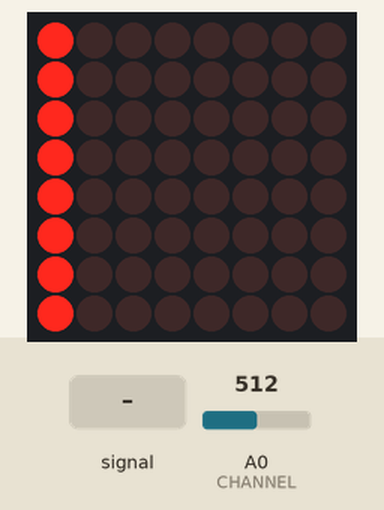
A sketch run on a simulated ESP8266 (Wemos D1 mini). Parts: 8×8 LED matrix. Inputs (shaded band) come from the test bench; at power-on: A0 (CHANNEL) = 512. WiFi joins after 1.5 s; servers stay silent unless stated; no MQTT or app messages arrive unless stated.

Above: at 1.2 s.
1.3 s: A0 (CHANNEL) fed a 50 Hz sine of ±306 counts around its level
At 2.83 s:
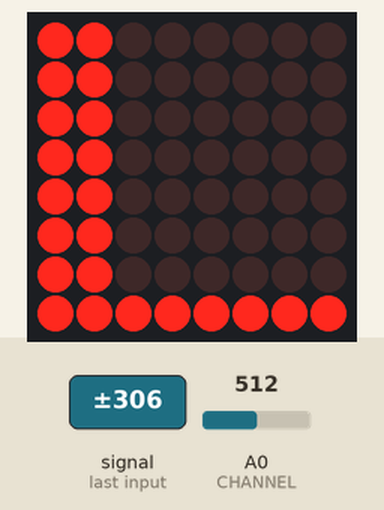
3.4 s: A0 (CHANNEL) set to 716
At 4.3 s:
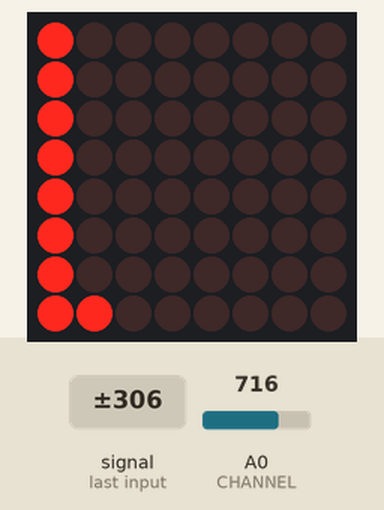
4.9 s: A0 (CHANNEL) set to 926
6.4 s: A0 (CHANNEL) set to 950
At 7.5 s:
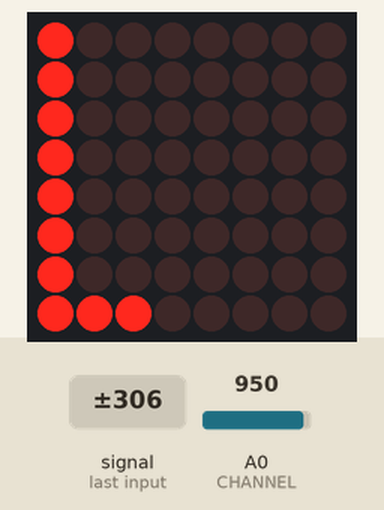
7.9 s: A0 (CHANNEL) set to 987
9.4 s: A0 (CHANNEL) set to 1019
At 10.0 s:
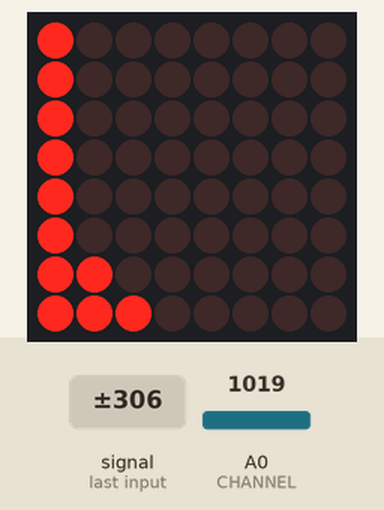
Timing chart, 0 to 11.9 s (numbered marks = the images above; inputs shaded):
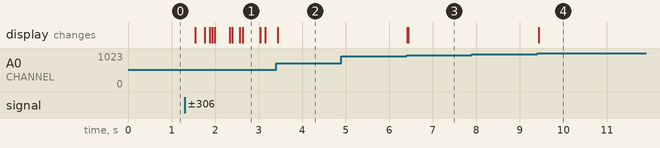

Measured:
- the behaviour switches between 934 and 935 on A0 (CHANNEL) (found by bisection; images 2 and 3)
- the behaviour switches between 1000 and 1001 on A0 (CHANNEL) (found by bisection; images 3 and 4)
- after the input at 1.3 s, the display: changes after 0.25 s (image 1)
- after the input at 3.4 s, the display: changes after 0.05 s (image 2)
- after the input at 4.9 s, every drawn part: stays the same
- after the input at 6.4 s, the display: first changes at once (image 3 shows a later state)
- after the input at 7.9 s, every drawn part: stays the same
- after the input at 9.4 s, the display: changes at once (image 4)
- what the display in image 1 shows lasts 0.4 s, from 2.6 s to 3.0 s

The sketch:

fft_LEDstripe.ino
```cpp
/*
    This code is a quick adaptation to work in the physical dashboard directly,
    sending the raw microphone signal to an MQTT server, and also calculating the
    FFT directly and representing it in the MAX7219 LED display.

    The "actual" FFT representation is obtained inside TouchDesigner using the
    raw signal from this and the other two D1 Minis.

    The physical dashboard is 44x16.

    To plot, follow these tutorials:
    https://docs.derivative.ca/Arduino
    https://www.youtube.com/watch?v=V_Q_fDukTI0

    Schematics:

        MAX7219 VCC -> WEMOS 3.3V
        MAX7219 GND -> WEMOS G
        MAX7219 DIN -> WEMOS D7
        MAX7219 CS  -> WEMOS D5
        MAX7219 CLK -> WEMOS D4

        MAX9814 GND  -> WEMOS G
        MAX9814 Vdd  -> WEMOS 3.3V
        MAX9814 Gain -> WEMOS 5V
        MAX9814 Out  -> WEMOS A0

*/

#include <arduinoFFT.h>
#include <MD_MAX72xx.h>
#include <ESP8266WiFiMulti.h>
#include <EspMQTTClient.h>

#define CHANNEL A0               // ADC channel for the D1 Mini
#define SAMPLES 128              // Must be a power of 2
#define SAMPLING_FREQUENCY 10000 // Hz, must be less than 10000 due to ADC

#define CLK_PIN D4    // or SCK
#define DATA_PIN D7   // or MOSI
#define CS_PIN D5     // or SS
#define MAX_DEVICES 1 // Number of LED displays in paralell
#define COLUMNS 8     // Number of LED columns
#define HEIGHT 8      // Height of LED display

// Avaliable WIFI SSIDs
const char *wifi_ssid[] = {"network1", "network2"};

// WIFI passwords for the SSIDs, in the same order
const char *wifi_pass[] = {"network_pass1", "network_pass2"};

// MQTT broker IP
const char *broker_ip = "broker.emqx.io";

// For the entrance D1 mini, it should be this
const char *client_name = "ESPClient3";

// Unsecured port when no ID is needed
const short broker_port = 1883;

// Topic name, for the entrance one it's "ESPClient/micro3"
const String topic = "ESPClient/micro3";

// WIFI client, handles multiple SSID connections automatically
ESP8266WiFiMulti multi_wifi_client;

// Tiemout for the WIFI connection (milliseconds)
const uint32_t connectTimeoutms = 10000;

/*
    MQTT connection ONLY; WIFI is handled by the library ESP8266WifiMulti
    since it allows multiple SSID settings at once.

    Constructor used is:

    EspMQTTClient(
        const char* mqttServerIp,
        const short mqttServerPort,
        const char* mqttUsername, // Optional, only when using SSL connection
        const char* mqttPassword, // Same
        const char* mqttClientName
    );
*/
EspMQTTClient client(
    broker_ip,   // MQTT Broker server ip
    broker_port, // MQTT broker port
    client_name  // Client name that uniquely identifies your device
);

// Fast Fourier Transform object implementation
arduinoFFT FFT = arduinoFFT();

// MAX7219 LED display (8x8)
MD_MAX72XX display = MD_MAX72XX(
    MD_MAX72XX::GENERIC_HW,
    DATA_PIN,
    CLK_PIN,
    CS_PIN,
    MAX_DEVICES);

unsigned int sampling_period_micros;
unsigned long microseconds;

double vReal[SAMPLES];
double vImag[SAMPLES];

int translatedReal[SAMPLES];

// Lower value for the range constraints for the signal plotting
int constrain_low = 0;
// Higher value for the range constraints for the signal plotting
int constrain_high = 512;

// Patterns for the column display (44x16)
int spectralHeight[] = {
    0b00000000,
    0b10000000,
    0b11000000,
    0b11100000,
    0b11110000,
    0b11111000,
    0b11111100,
    0b11111110,
    0b11111111,
};

// FFT value (for plotting) and raw noise value
int value, noise;

void setup()
{
    Serial.begin(115200);

    // Sampling period in microseconds
    sampling_period_micros = round(1000000 * (1.0 / SAMPLING_FREQUENCY));

    // Start MAX7219 display
    display.begin();
    display.clear();

    // Set internal LED as output for blinking
    pinMode(LED_BUILTIN, OUTPUT);

    // Optional functionalities of EspMQTTClient
    client.enableDebuggingMessages();                                         // Enable debugging messages sent to serial output
    client.enableLastWillMessage("ESPClient/lastwill", "I am going offline"); // You can activate the retain flag by setting the third parameter to true
    client.setMqttReconnectionAttemptDelay(5000);                             // Time to retry MQTT connection, default is 15s
    client.setWifiReconnectionAttemptDelay(5000);                             // Time to retry WIFI connection, default is 60s
    client.setKeepAlive(20);                                                  // Keep alive interval in seconds

    // Set D1 Mini as station
    WiFi.mode(WIFI_STA);

    // Register Wifi networks here
    multi_wifi_client.addAP(wifi_ssid[0], wifi_pass[0]);
    multi_wifi_client.addAP(wifi_ssid[1], wifi_pass[1]);
}

void onConnectionEstablished()
{
    // Needed for the MQTT library to run
    // Serial.println("Connection established");
}

// Blink the LED based on the time input (milliseconds!)
void blink_led(int delay_time)
{
    digitalWrite(LED_BUILTIN, HIGH);
    delay(delay_time);
    digitalWrite(LED_BUILTIN, LOW);
}

// Print FFT calculation to MAX7219
void fft()
{
    /* SAMPLING */

    microseconds = micros();

    for (int i = 0; i < SAMPLES; i++)
    {

        // Analog read, we need to substract offset of 1.25V!
        vReal[i] = analogRead(CHANNEL) - int(1.25 * 1024 / 3.3);
        vImag[i] = 0;
        while (micros() - microseconds < sampling_period_micros)
        {
            // Empty loop
        }

        microseconds += sampling_period_micros;
    }

    /* FFT */

    FFT.Windowing(vReal, SAMPLES, FFT_WIN_TYP_HAMMING, FFT_FORWARD); /* Weigh data */

    FFT.Compute(vReal, vImag, SAMPLES, FFT_FORWARD); /* Compute FFT */

    FFT.ComplexToMagnitude(vReal, vImag, SAMPLES); /* Compute magnitudes */

    /* MAX7219 PLOT */

    for (int i = 0; i <= COLUMNS; i++)
    {
        // Constrain the values for greater resolution
        translatedReal[i] = constrain(
            vReal[i],
            constrain_low,
            constrain_high);

        // Map the values into the LED range for the display
        translatedReal[i] = map(
            translatedReal[i],
            constrain_low,
            constrain_high,
            0,
            HEIGHT);

        // Get the display value
        value = spectralHeight[translatedReal[i]];

        // Display the value in the LED
        display.setColumn(COLUMNS - i, value);
    }
}

void loop()
{
    /* MQTT CONNECTION */

    fft();

    // Keep alive the WIFI connection
    if (multi_wifi_client.run(connectTimeoutms) == WL_CONNECTED)
    {
        if (client.isConnected())
        {
            // Blink LED to signify correct sending of data
            // ~16 ms corresponds to 60 readings per second
            blink_led(16);

            // Read the microphone value
            noise = analogRead(CHANNEL); //- int(1.25 * 1024 / 3.3);

            // Publish the value in the MQTT topic
            client.publish(topic, String(noise));

            // Plot the "local" FFT
            fft();
        }

        // Loop the client while it connects and sends data
        client.loop();
    }
}
```
